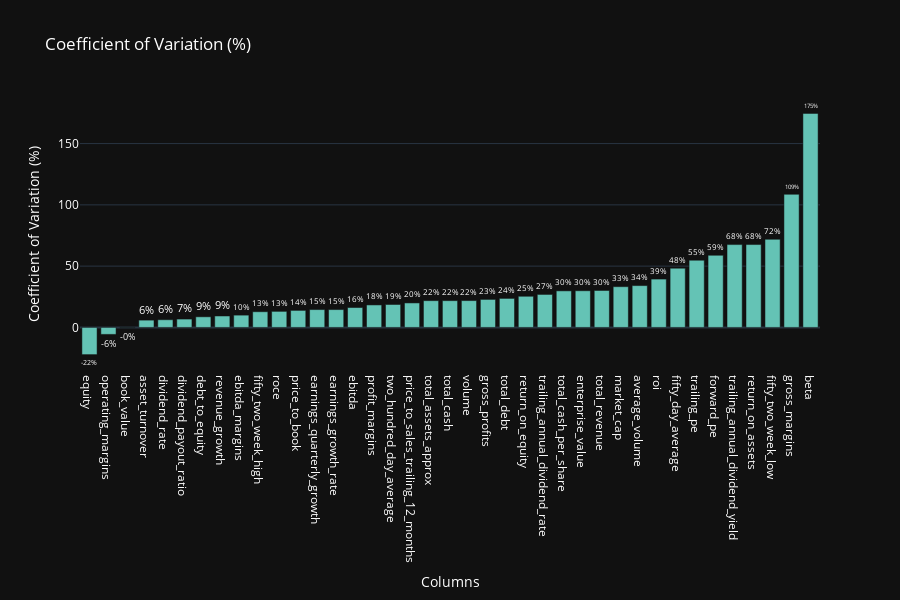

This figure's notebook cell:
### Markdown cell above
#### Coefficient of variation

### Code cell
df_fundamentals_book_cvs = ((df_fundamentals_numeric_cols.mean() / df_fundamentals_numeric_cols.std())*100).sort_values(ascending=True).reset_index()
df_fundamentals_book_cvs.columns = ['column', 'coefficient_variation']

fig = px.bar(df_fundamentals_book_cvs, title='Coefficient of Variation (%)', x='column', y='coefficient_variation', color_discrete_sequence=['rgb(100, 195, 181)'], hover_name='column', height=600)

fig.update_traces(text=[f'{x:.0f}%' for x in df_fundamentals_book_cvs['coefficient_variation']], textposition='outside')
fig.update_layout(xaxis_title='Columns', yaxis_title='Coefficient of Variation (%)', template='plotly_dark', font=dict(color='white'))

fig.show()

### Figure 1 — Plotly figure (JSON) as saved in the notebook; plotly's stock layout.template omitted (floating-point values rounded to 4 significant figures)
{"data": [{"alignmentgroup": "True", "hovertemplate": "<b>%{hovertext}</b><br><br>column=%{x}<br>coefficient_variation=%{y}<extra></extra>", "hovertext": ["equity", "operating_margins", "book_value", "asset_turnover", "dividend_rate", "dividend_payout_ratio", "debt_to_equity", "revenue_growth", "ebitda_margins", "fifty_two_week_high", "roce", "price_to_book", "earnings_quarterly_growth", "earnings_growth_rate", "ebitda", "profit_margins", "two_hundred_day_average", "price_to_sales_trailing_12_months", "total_assets_approx", "total_cash", "volume", "gross_profits", "total_debt", "return_on_equity", "trailing_annual_dividend_rate", "total_cash_per_share", "enterprise_value", "total_revenue", "market_cap", "average_volume", "roi", "fifty_day_average", "trailing_pe", "forward_pe", "trailing_annual_dividend_yield", "return_on_assets", "fifty_two_week_low", "gross_margins", "beta"], "legendgroup": "", "marker": {"color": "rgb(100, 195, 181)", "pattern": {"shape": ""}}, "name": "", "offsetgroup": "", "orientation": "v", "showlegend": false, "text": ["-22%", "-6%", "-0%", "6%", "6%", "7%", "9%", "9%", "10%", "13%", "13%", "14%", "15%", "15%", "16%", "18%", "19%", "20%", "22%", "22%", "22%", "23%", "24%", "25%", "27%", "30%", "30%", "30%", "33%", "34%", "39%", "48%", "55%", "59%", "68%", "68%", "72%", "109%", "175%"], "textposition": "outside", "type": "bar", "x": ["equity", "operating_margins", "book_value", "asset_turnover", "dividend_rate", "dividend_payout_ratio", "debt_to_equity", "revenue_growth", "ebitda_margins", "fifty_two_week_high", "roce", "price_to_book", "earnings_quarterly_growth", "earnings_growth_rate", "ebitda", "profit_margins", "two_hundred_day_average", "price_to_sales_trailing_12_months", "total_assets_approx", "total_cash", "volume", "gross_profits", "total_debt", "return_on_equity", "trailing_annual_dividend_rate", "total_cash_per_share", "enterprise_value", "total_revenue", "market_cap", "average_volume", "roi", "fifty_day_average", "trailing_pe", "forward_pe", "trailing_annual_dividend_yield", "return_on_assets", "fifty_two_week_low", "gross_margins", "beta"], "xaxis": "x", "y": [-22.17, -5.68, -0.2128, 5.942, 6.272, 6.819, 8.657, 9.312, 10.03, 12.81, 13.1, 13.89, 14.55, 14.55, 16.24, 18.35, 18.72, 19.98, 21.84, 21.84, 21.89, 22.85, 23.67, 25.41, 26.91, 29.83, 29.91, 30.14, 33.25, 34.13, 39.45, 48.31, 54.84, 58.83, 67.59, 67.62, 71.88, 108.6, 174.6], "yaxis": "y"}], "layout": {"barmode": "relative", "font": {"color": "white"}, "height": 600, "legend": {"tracegroupgap": 0}, "title": {"text": "Coefficient of Variation (%)"}, "xaxis": {"anchor": "y", "domain": [0, 1], "title": {"text": "Columns"}}, "yaxis": {"anchor": "x", "domain": [0, 1], "title": {"text": "Coefficient of Variation (%)"}}}}
